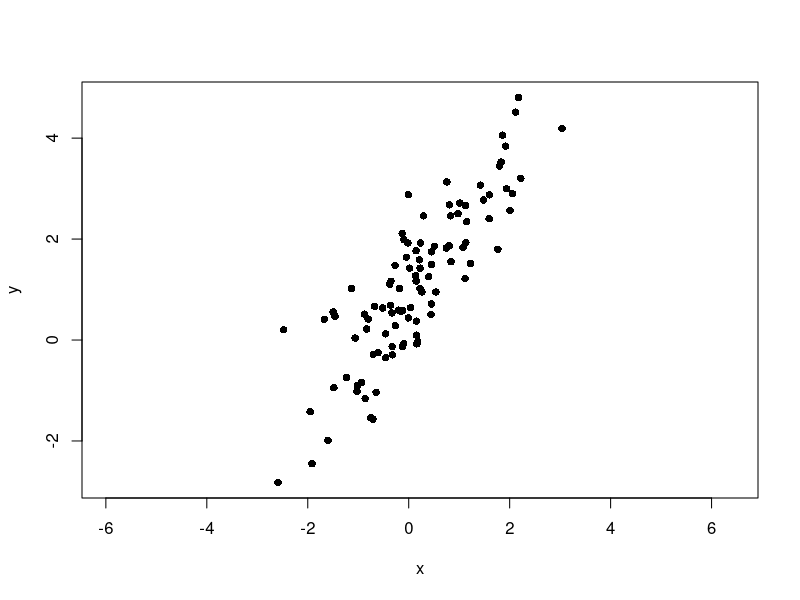
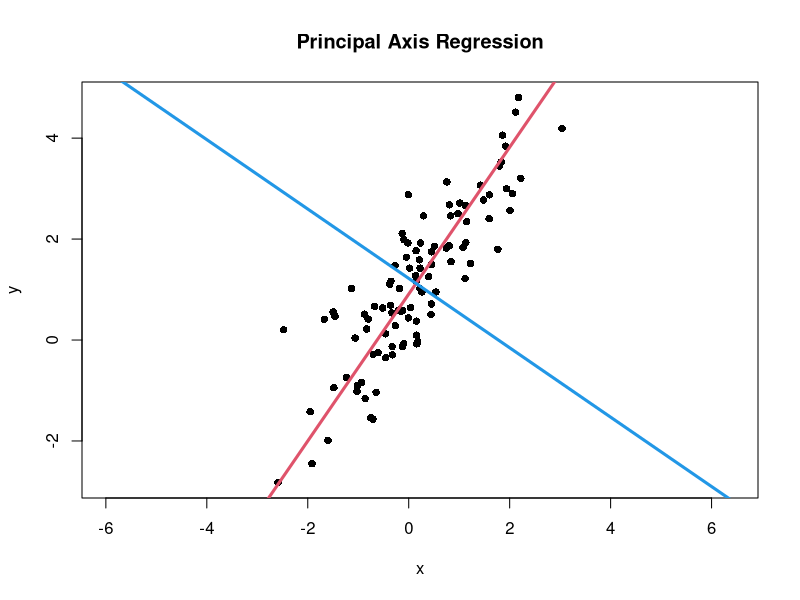
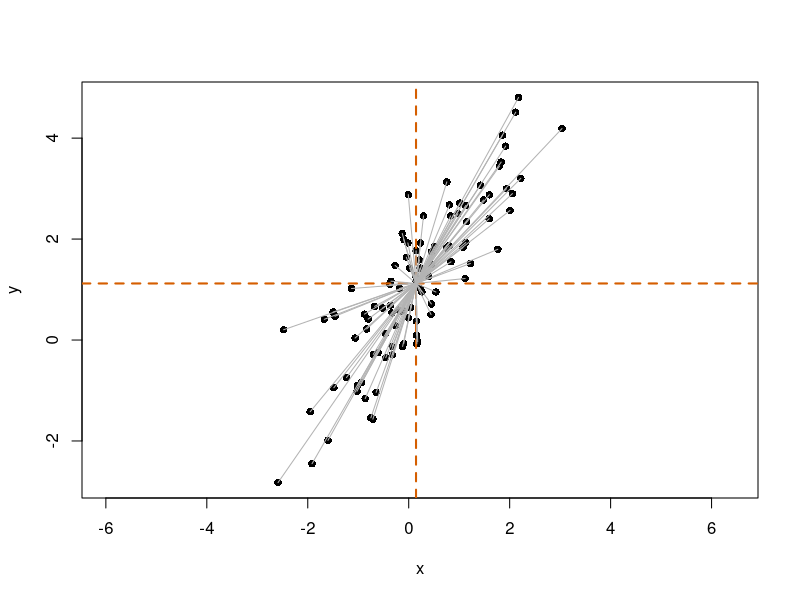
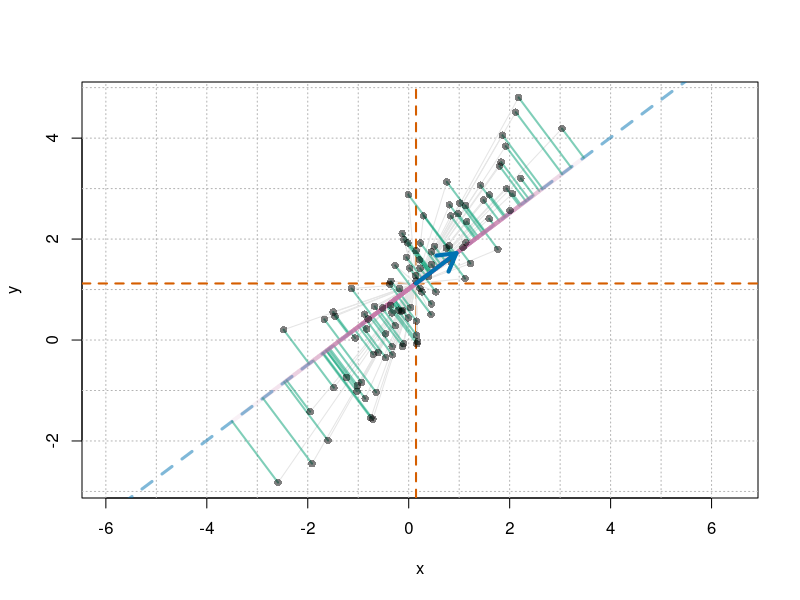
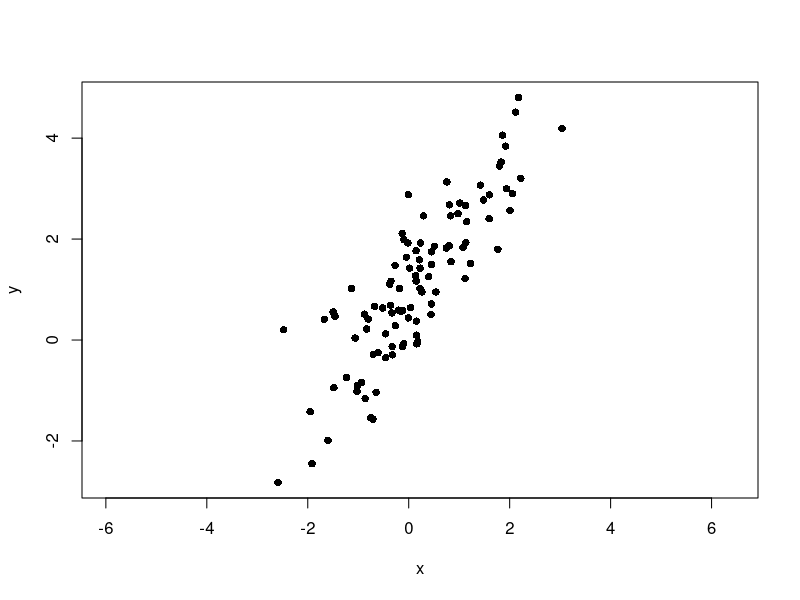
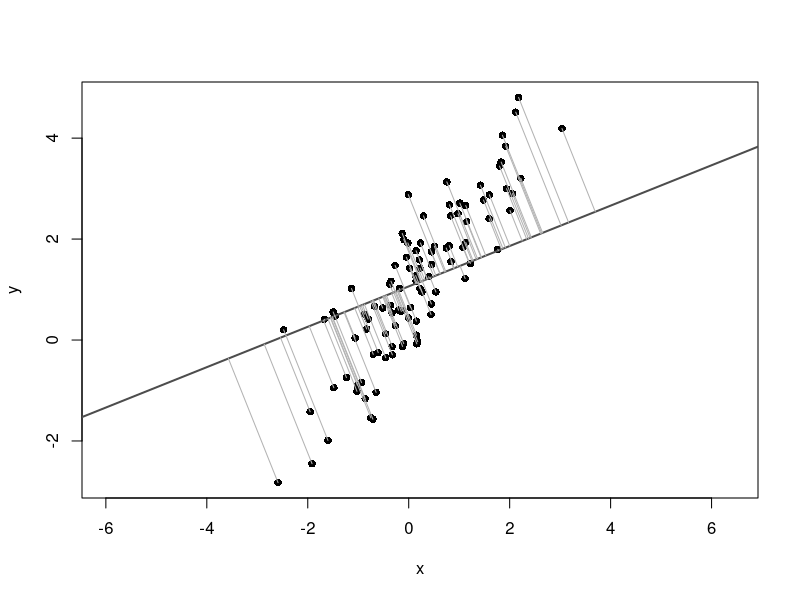
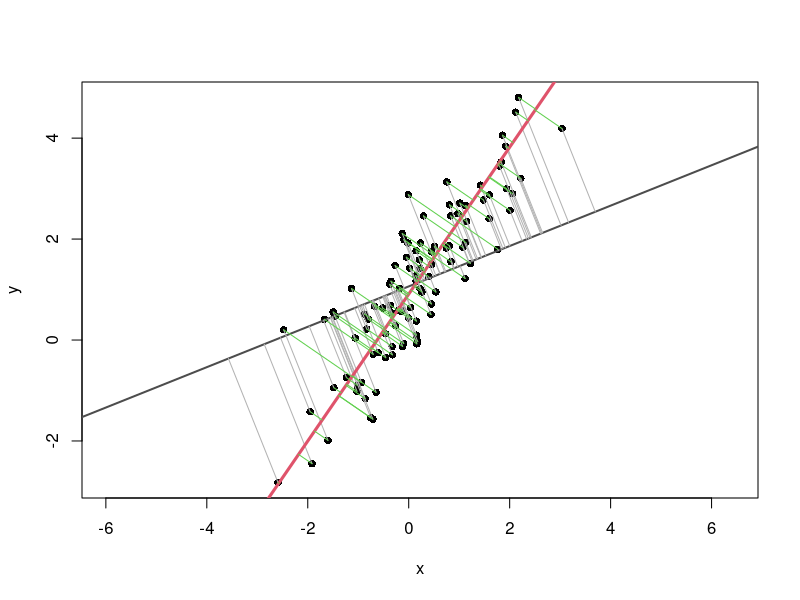
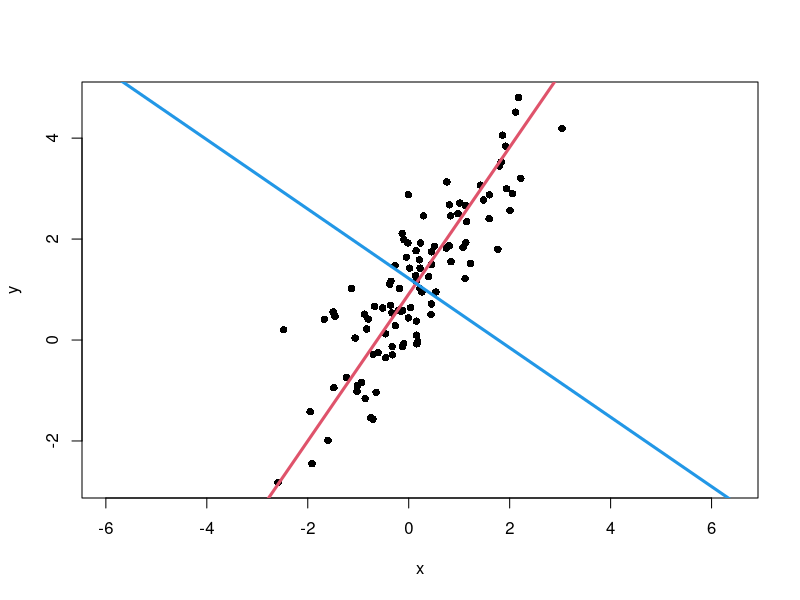

Write R code to recreate these figures, in order.
## ---- chunk 1
set.seed(123)
n <- 100
beta <- 1.5
alpha <- 1

# 主軸方向のスコア
t <- rnorm(n, mean = 0, sd = 2)

# 主軸に直交するノイズ
e <- rnorm(n, mean = 0, sd = 0.5)

# 主軸方向ベクトルと直交方向ベクトル
v1 <- c(1, beta) / sqrt(1 + beta^2)
v2 <- c(-beta, 1) / sqrt(1 + beta^2)

x <- t * v1[1] + e * v2[1]
y <- alpha + t * v1[2] + e * v2[2]

plot(x, y, asp = 1, pch = 16)
## ---- chunk 2
cov_matrix <- cov(cbind(x, y))
cov_matrix
## ---- chunk 3
eigen_result <- eigen(cov_matrix, symmetric = TRUE)
eigen_result
## ---- chunk 4
eigen_values <- eigen_result$values
eigen_vectors <- eigen_result$vectors

print(paste("第1主軸の固有値:", eigen_values[1]))
print(paste("第2主軸の固有値:", eigen_values[2]))
print(paste(
  "第1主軸の固有ベクトル: (",
  eigen_vectors[1, 1],
  ", ",
  eigen_vectors[2, 1],
  ")",
  sep = ""
))
print(paste(
  "第2主軸の固有ベクトル: (",
  eigen_vectors[1, 2],
  ", ",
  eigen_vectors[2, 2],
  ")",
  sep = ""
))
## ---- chunk 5
# 第1主軸と第2主軸の傾き
major_axis_slope <- eigen_vectors[2, 1] / eigen_vectors[1, 1]
minor_axis_slope <- eigen_vectors[2, 2] / eigen_vectors[1, 2]

# データの中心を通るように切片を計算
major_axis_intercept <- mean(y) - major_axis_slope * mean(x)
minor_axis_intercept <- mean(y) - minor_axis_slope * mean(x)

# データポイントと主要な変動方向をプロット
plot(x, y, asp = 1, pch = 16, main = "Principal Axis Regression")

# 第1主軸の線を追加
abline(
  a = major_axis_intercept,
  b = major_axis_slope,
  col = 2,
  lwd = 3
)

# 第2主軸の線を追加
abline(
  a = minor_axis_intercept,
  b = minor_axis_slope,
  col = 4,
  lwd = 3
)
## ---- chunk 6
# 平均中心化した座標
z <- scale(cbind(x, y), center = TRUE, scale = FALSE)
plot(x, y, asp = 1, pch = 16)
abline(h = mean(y), v = mean(x), col = "#D55E00", lwd = 2, lty = 2)
#各点から平均へのベクトルを描画
for (i in 1:n) {
  segments(mean(x), mean(y), x[i], y[i], col = "gray70")
}
## ---- chunk 7
# 平均中心化した座標
z <- scale(cbind(x, y), center = TRUE, scale = FALSE)

# 平均点
mx <- mean(x)
my <- mean(y)

u <- c(0.8, 0.6) # 方向ベクトル u
u <- u / sqrt(sum(u^2)) # 念のため単位ベクトルに正規化

# 各点の u 方向への射影スカラー s_i
s <- as.vector(z %*% u)
# 射影点：平均点 + s_i u
proj_x <- mx + s * u[1]
proj_y <- my + s * u[2]

# 描画
plot(x, y, asp = 1, pch = 16, type = "n")
usr <- par("usr") # 描画範囲

# 1刻みのグリッド
abline(
  v = seq(floor(usr[1]), ceiling(usr[2]), by = 1),
  col = "gray70",
  lty = "dotted"
)
abline(
  h = seq(floor(usr[3]), ceiling(usr[4]), by = 1),
  col = "gray70",
  lty = "dotted"
)

# 平均を通る縦横線
abline(h = my, v = mx, col = "#D55E00", lwd = 2, lty = 2)

# 方向 u を表す直線
if (abs(u[1]) < .Machine$double.eps) {
  abline(
    v = mx,
    col = adjustcolor("#0072B2", alpha.f = 0.5),
    lwd = 3,
    lty = "dashed"
  )
} else {
  abline(
    a = my - (u[2] / u[1]) * mx,
    b = u[2] / u[1],
    col = adjustcolor("#0072B2", alpha.f = 0.5),
    lwd = 3,
    lty = "dashed"
  )
}

# 各点の平均中心化ベクトル z_i
for (i in seq_along(x)) {
  segments(mx, my, x[i], y[i], col = "gray90")
}

# 各点から射影点への垂線：u 方向では説明できない残差
for (i in seq_along(x)) {
  segments(
    x[i],
    y[i],
    proj_x[i],
    proj_y[i],
    col = adjustcolor("#009E73", alpha.f = 0.5),
    lwd = 2
  )
}

# 平均点から射影点まで：s_i u
for (i in seq_along(x)) {
  segments(
    mx,
    my,
    proj_x[i],
    proj_y[i],
    col = adjustcolor("#CC79A7", alpha.f = 0.1),
    lwd = 4
  )
}

# 元の点
points(x, y, pch = 16, col = adjustcolor("black", alpha.f = 0.5))

# 方向ベクトル u の矢印
arrows(
  mx,
  my,
  mx + u[1],
  my + u[2],
  col = "#0072B2",
  lwd = 4,
  length = 0.2
)
## ---- chunk 8
set.seed(123)
n <- 100
beta <- 1.5
alpha <- 1
t <- rnorm(n, mean = 0, sd = 2)
e <- rnorm(n, mean = 0, sd = 0.5)
v1 <- c(1, beta) / sqrt(1 + beta^2)
v2 <- c(-beta, 1) / sqrt(1 + beta^2)
x <- t * v1[1] + e * v2[1]
y <- alpha + t * v1[2] + e * v2[2]
plot(x, y, asp = 1, pch = 16)
## ---- chunk 9
# 共分散行列と固有ベクトル
S <- cov(cbind(x, y))
eg <- eigen(S, symmetric = TRUE)

# 第1主軸の方向
u1 <- eg$vectors[, 1]
if (u1[1] < 0) {
  u1 <- -u1
}
## ---- chunk 10
# データの中心
center <- c(mean(x), mean(y))

u0 <- c(1, 0.4) # 適当な方向のベクトル
u0 <- u0 / sqrt(sum(u0^2)) # 正規化して単位ベクトルにする

# 直線からの距離を計算する関数
get_foot_points <- function(x, y, u, center) {
  X <- cbind(x - center[1], y - center[2])
  score <- as.vector(X %*% u) # 各点のスコアを計算
  foot_centered <- outer(score, u) # スコアに基づいて足の位置を計算
  foot <- sweep(foot_centered, 2, center, "+") # 中心を足す
  foot
}

# 各点から直線への距離を計算
foot0 <- get_foot_points(x, y, u0, center)
foot1 <- get_foot_points(x, y, u1, center)
## ---- chunk 11
plot(x, y, asp = 1, pch = 16, xlab = "x", ylab = "y")
abline(
  a = center[2] - (u0[2] / u0[1]) * center[1],
  b = u0[2] / u0[1],
  col = "gray30",
  lwd = 2
)
segments(x, y, foot0[, 1], foot0[, 2], col = "gray70")
## ---- chunk 12
plot(x, y, asp = 1, pch = 16, xlab = "x", ylab = "y")
# 適当な方向の線と距離
abline(
  a = center[2] - (u0[2] / u0[1]) * center[1],
  b = u0[2] / u0[1],
  col = "gray30",
  lwd = 2
)
segments(x, y, foot0[, 1], foot0[, 2], col = "gray70")

# 第1主軸の線と距離
abline(
  a = center[2] - (u1[2] / u1[1]) * center[1],
  b = u1[2] / u1[1],
  col = 2,
  lwd = 3
)
segments(x, y, foot1[, 1], foot1[, 2], col = 3)
## ---- chunk 13
# 適当な方向に対する、直線からの距離の二乗和
sum(sqrt(rowSums((cbind(x, y) - foot0)^2)))
# 第1主軸の方向に対する、直線からの距離の二乗和
sum(sqrt(rowSums((cbind(x, y) - foot1)^2)))
## ---- chunk 14
u2 <- eigen_vectors[, 2]
if (u2[1] < 0) {
  u2 <- -u2
}

plot(x, y, asp = 1, pch = 16, xlab = "x", ylab = "y")
# 第1主軸の線
abline(
  a = center[2] - (u1[2] / u1[1]) * center[1],
  b = u1[2] / u1[1],
  col = 2,
  lwd = 3
)
# 第2主軸の線
abline(
  a = center[2] - (u2[2] / u2[1]) * center[1],
  b = u2[2] / u2[1],
  col = 4,
  lwd = 3
)
